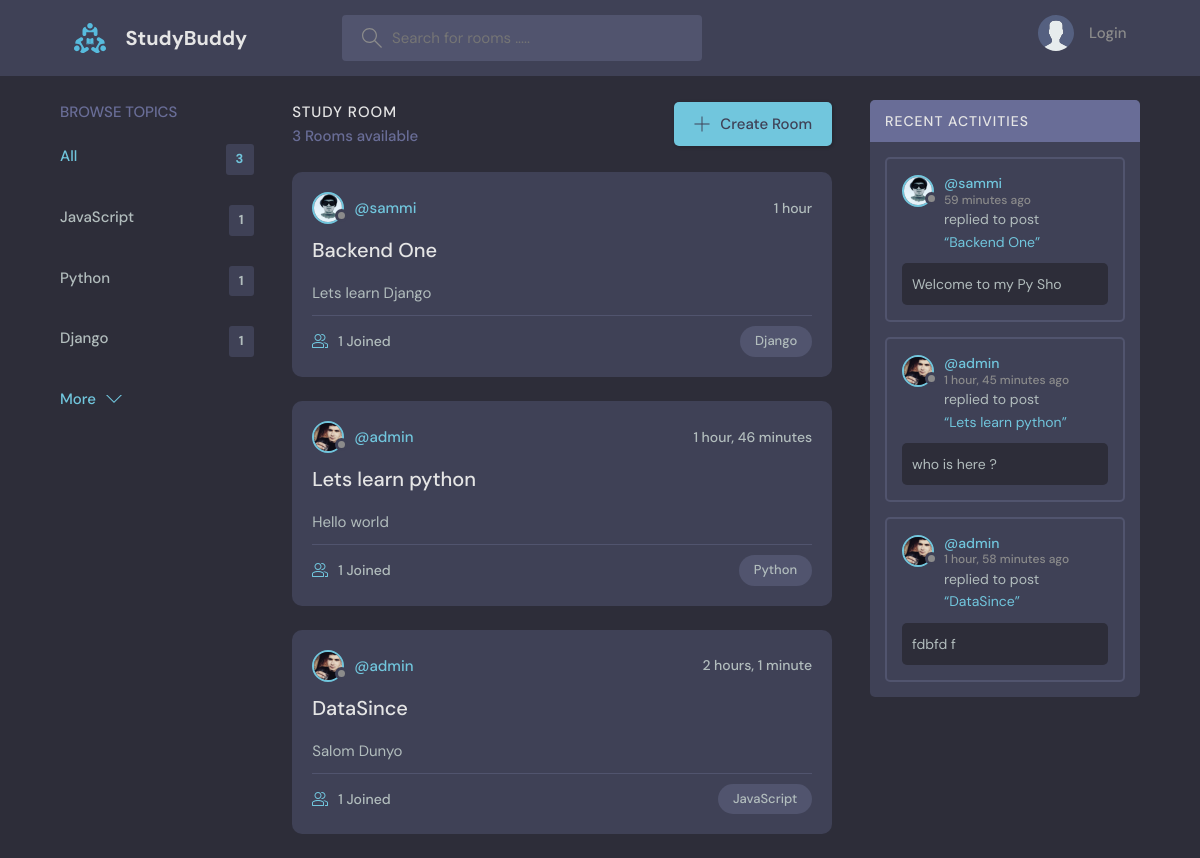
The page / on the database its author committed.
### base/models.py (models this page shows)
class Topic(models.Model):
    name = models.CharField(max_length=200)
    def __str__(self) -> str:
        return self.name

class Room(models.Model):
    host = models.ForeignKey(User, on_delete=models.SET_NULL, null=True)
    topic = models.ForeignKey(Topic, on_delete=models.SET_NULL, null=True)
    participants = models.ManyToManyField(User, related_name='participants', blank=True)
    name = models.CharField(max_length=200)
    description = models.TextField()
    updated = models.DateTimeField(auto_now=True)
    created = models.DateTimeField(auto_now_add=True)
    class Meta:
        ordering = ['-updated', '-created']
    def __str__(self) -> str:
        return self.name

class User(AbstractUser):
    name = models.CharField(max_length=200, null=True)
    email = models.EmailField(unique=True)
    bio = models.TextField(null=True)
    avator = models.ImageField(null=True, default='avatar.svg')
    USERNAME_FIELD = 'username'
    REQUIRED_FIELDS = []

class Message(models.Model):
    user = models.ForeignKey(User, on_delete=models.CASCADE)
    room = models.ForeignKey(Room, on_delete=models.CASCADE)
    body = models.TextField()
    updated = models.DateTimeField(auto_now=True)
    date = models.DateTimeField(auto_now_add=True)
    class Meta:
        ordering = ['-updated', '-date']
    def __str__(self):
        return self.body[0:20]

### base/views.py (the view)
# urls.py: path('', views.home, name='home'),
def home(request):
    q = request.GET.get('q') if request.GET.get('q') != None else ''
    rooms = Room.objects.filter(
        Q(topic__name__icontains=q) |
        Q(name__icontains=q) |
        Q(description__icontains=q)
    )
    topic = Topic.objects.all()
    count_topics = topic.count()
    room_count = rooms.count()
    room_messages = Message.objects.filter(Q(room__topic__name__icontains=q))
    context = {'rooms': rooms,
               'topics': topic[0:4],
               'room_count': room_count,
               'count_topics': count_topics,
               'room_messages': room_messages,
               }
    return render(request, 'home.html', context)

### base/templates/home.html (shortened to what this page needs)
{% extends 'main.html' %}
{% load static %}
{% block content %}
<main class="layout layout--3">
  <div class="container">
    {% include 'topics_component.html' %}
    <div class="roomList">
      <div class="roomList__header">
        <div>
          <h2>Study Room</h2>
          <p>{{room_count}} Rooms available</p>
        </div>
        <a class="btn btn--main" href="{% url 'create_room' %}">
          <svg
            version="1.1"
            xmlns="http://www.w3.org/2000/svg"
            width="32"
            height="32"
            viewBox="0 0 32 32">
            <title>add</title>
            <path
              d="M16.943 0.943h-1.885v14.115h-14.115v1.885h14.115v14.115h1.885v-14.115h14.115v-1.885h-14.115v-14.115z">
              </path>
          </svg>
          Create Room
        </a>
      </div>
      {% include 'feed_component.html' %}
    </div>
    {% include 'activity_component.html' %}
  </div>
</main>
{% endblock %}

### base/templates/topics_component.html
<div class="topics">
  <div class="topics__header">
    <h2>Browse Topics</h2>
  </div>
  <ul class="topics__list">
    <li>
      <a href="/" class="active">All <span>{{count_topics}}</span></a>
    </li>
    {% for topic in topics %}
    <li>
      <a href="{% url 'home' %}?q={{topic.name}}">{{topic.name}} <span>{{topic.room_set.all.count}} </span> </a>
    </li>
    {% endfor %}
  </ul>
  <a class="btn btn--link" href="{% url 'topics_page' %}">
    More
    <svg
      version="1.1"
      xmlns="http://www.w3.org/2000/svg"
      width="32"
      height="32"
      viewBox="0 0 32 32"
    >
      <title>chevron-down</title>
      <path d="M16 21l-13-13h-3l16 16 16-16h-3l-13 13z"></path>
    </svg>
  </a>
</div>

### base/templates/feed_component.html (shortened to what this page needs)
    {% for room in rooms %}
    <div class="roomListRoom">
      <div class="roomListRoom__header">
        <a href="{% url 'profile' room.host.id %}" class="roomListRoom__author">
          <div class="avatar avatar--small">
            <img src="{{room.host.avator.url}}" />
          </div>
          <span>@{{room.host.username}}</span>
        </a>
        <div class="roomListRoom__actions">
          <span>{{room.created|timesince}}</span>
        </div>
      </div>
      <div class="roomListRoom__content">
        <a href="{% url 'room' room.id %}">{{room.name}}</a>
        <p>
          {{room.description}}
        </p>
      </div>
      <div class="roomListRoom__meta">
        <a href="{% url 'room' room.id %}" class="roomListRoom__joined">
          {{ room.participants.all.count }} Joined
        </a>
        <p class="roomListRoom__topic">{{room.topic}}</p>
      </div>
    </div>
    {% endfor %}

### base/templates/activity_component.html (shortened to what this page needs)
<div class="activities">
  <div class="activities__header">
    <h2>Recent Activities</h2>
  </div>
  {% for message in room_messages %}
    <div class="activities__box">
      <div class="activities__boxHeader roomListRoom__header">
        <a href="{% url 'profile' message.user.id %}" class="roomListRoom__author">
          <div class="avatar avatar--small">
            <img src="{{message.user.avator.url}}" />
          </div>
          <p>
            @{{message.user}}
            <span>{{message.date|timesince}} ago</span>
          </p>
        </a>
      </div>
      <div class="activities__boxContent">
        <p>
          replied to post
          <a href="{% url 'room' message.room.id %}">“{{message.room}}”
          </a>
        </p>
        <div class="activities__boxRoomContent">
          {{message}}
        </div>
      </div>
    </div>
  {% endfor %}
</div>

### rows shown on the page
Topic: name "JavaScript", room_set.all.count "1"
Topic: name "Python", room_set.all.count "1"
Topic: name "Django", room_set.all.count "1"
Room: host.avator (picture), host.username "sammi", created "1 hour", name "Backend One", description "Lets learn Django", participants.all.count "1", topic "Django"
Room: host.avator (picture), host.username "admin", created "1 hour, 46 minutes", name "Lets learn python", description "Hello world", participants.all.count "1", topic "Python"
Room: host.avator (picture), host.username "admin", created "2 hours, 1 minute", name "DataSince", description "Salom Dunyo", participants.all.count "1", topic "JavaScript"
Message: user.avator (picture), user "sammi", date "59 minutes", room "Backend One", body "Welcome to my Py Sho"
Message: user.avator (picture), user "admin", date "1 hour, 45 minutes", room "Lets learn python", body "who is here ?"
Message: user.avator (picture), user "admin", date "1 hour, 58 minutes", room "DataSince", body "fdbfd f"

### other values the page prints
{{ count_topics }} "3"
{{ room_count }} "3"
